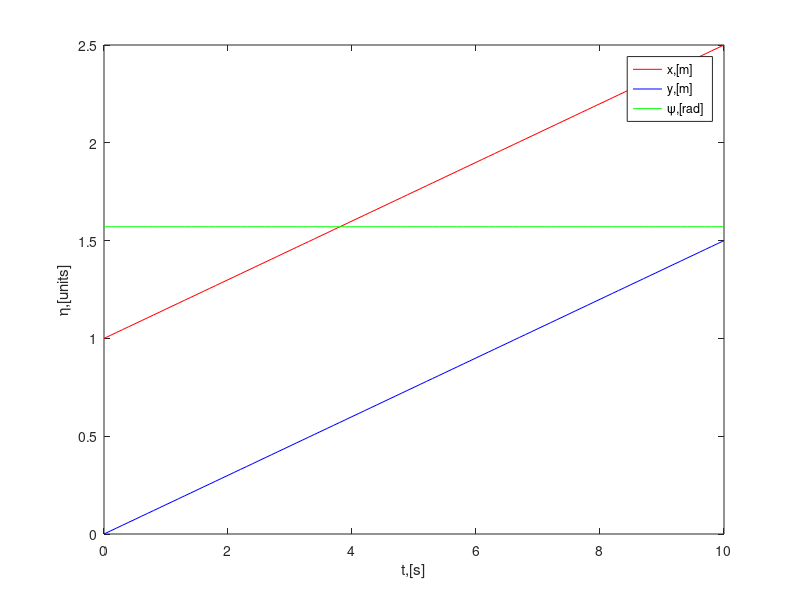
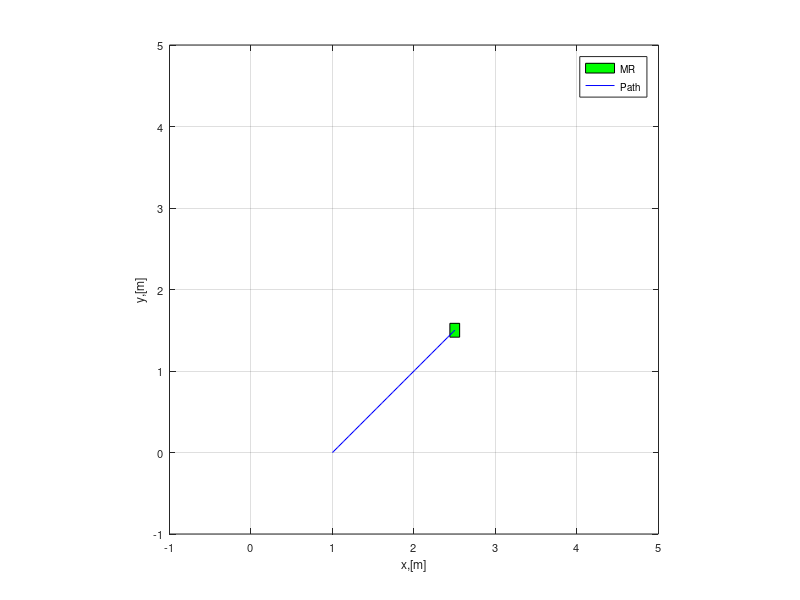

The MATLAB source for these figures, in order:
%% Kinemaitc simulation of mobile robot
clear all;clc; % lenh xoa man hinh

%% tham so mo phong
dt = 0.1; % buoc nhay
ts = 10; % thoi gian mo phong
t = 0:dt:ts; % vector

%% thong so vat ly cua xe
r = 0.03; % ban kinh banh xe
l_x = 0.05; % khoang cach banh xe den khung xe
l_y = 0.085;

%% vi tri ban dau
x0 = 1;
y0 = 0;
psi0 = pi()/2;

eta0 = [x0;y0;psi0]; % ma tran vi tri ban dau
eta(:,1) = eta0;

%% vong lap - xe di chuyen
for i=1:length(t)
    
    %% input
    omega_1 = 10;
    omega_2 = 0;
    omega_3 = 0;
    omega_4 = 10;
    omega = [omega_1;omega_2;omega_3;omega_4];
    psi = eta(3,i);
    % ma tran jacobian
    J_psi = [cos(psi),-sin(psi),0;
             sin(psi),cos(psi),0;
             0,0,1];
    
    %% ma tran cau hinh xe
    W = r/4*[1,1,1,1;
            -1,1,1,-1;
            -1/(l_x+l_y),1/(l_x+l_y),-1/(l_x+l_y),1/(l_x+l_y)];
    % van toc
    zeta(:,i) = W*omega;
    
    % dao ham toa do
    eta_dot(:,i) = J_psi*zeta(:,i);
    
    %% ham truyen vi tri bang ohuong phap euler
    eta(:,i+1) = eta(:,i) + dt*eta_dot(:,i); % update vi tri
    
end
%% ve bieu do
figure
plot(t,eta(1,1:i),'r-'); % toa do Ox
hold on
plot(t, eta(2,1:i),'b-'); % toa do Oy
plot(t, eta(3,1:i),'g-'); % goc phi
legend('x,[m]','y,[m]','\psi,[rad]');
set(gca,'fontsize',10)
xlabel('t,[s]');
ylabel('\eta,[units]');

eta(:,i)
%% hinh anh chuyen dong cua robot
l = 2*(l_y);
w = 2*l_x+0.02;
% toa do 4 diem robot so voi tam robot
mr_co = [-l/2,  l/2, l/2, -l/2, -l/2;           % |-----|
         -w/2, -w/2, w/2,  w/2, -w/2;];         % |_____|

figure
for i = 1:5:length(t) % robot bat dau di chuyen
    psi = eta(3,i);
    R_psi = [cos(psi),-sin(psi);
           sin(psi),cos(psi);]; % ma tran quay
    v_pos = R_psi*mr_co;
    fill(v_pos(1,:) + eta(1,i),v_pos(2,:)+eta(2,i),'g')
    % backgound
    hold on, grid on
    axis([-1 5 -1 5 ]), axis square
    plot(eta(1,1:i),eta(2,1:i),'b-');
    legend('MR','Path')
    set(gca,'fontsize',8)
    xlabel('x,[m]');ylabel('y,[m]');
    pause(0.1);
    hold off
end % animation ends here


         